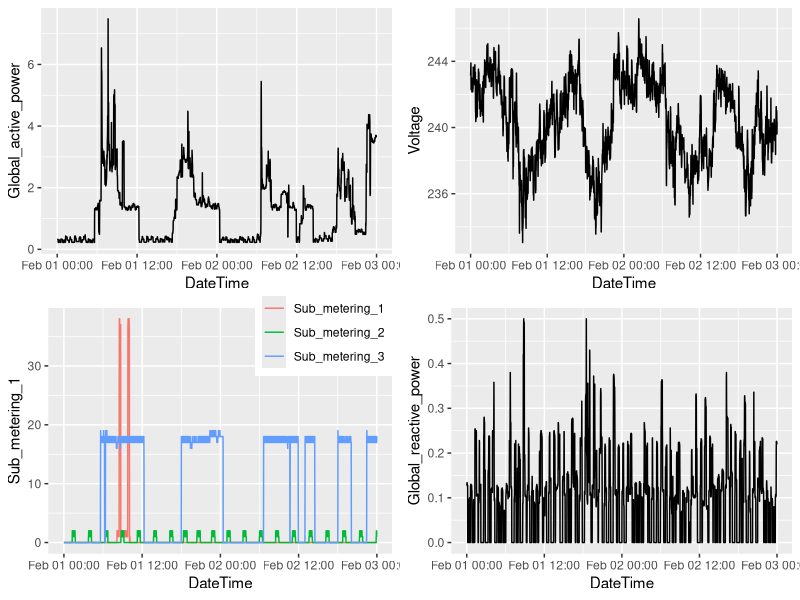

R code for this plot:
require(ggplot2)
require(gridExtra)

# Read data from file (only contains records from 1st and 2nd Feb 2007)
mydata <- read.table(file = "household_power_consumption.txt",
                     sep = ";",
                     header = TRUE)

mydata <- cbind(mydata, DateTime=strptime(paste(mydata$Date, mydata$Time), format="%Y-%m-%d %H:%M:%S"))
png(file="plot4.png", width=480, height=480)
p1 <- qplot(DateTime, Global_active_power, data=mydata, geom="line")
p2 <- qplot(DateTime, Voltage, data=mydata, geom="line")
p3 <- ggplot(data=mydata, aes(x=DateTime)) +
  geom_line(aes(y=Sub_metering_1, colour="Sub_metering_1")) + 
  geom_line(aes(y=Sub_metering_2, colour="Sub_metering_2")) + 
  geom_line(aes(y=Sub_metering_3, colour="Sub_metering_3")) + 
  theme(legend.position = c(0.8, 0.9), legend.title=element_blank())
p4 <- qplot(DateTime, Global_reactive_power, data=mydata, geom="line")
grid.arrange(p1,p2,p3,p4, ncol=2)
dev.off()